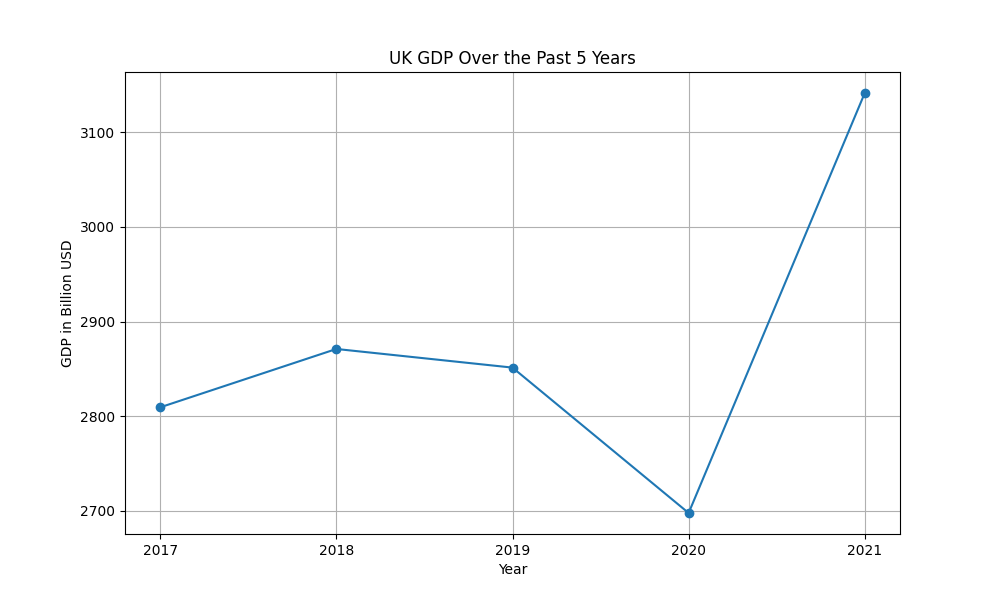

Source code (Python):
import matplotlib.pyplot as plt

years = ['2017', '2018', '2019', '2020', '2021']
gdp = [2809.47, 2871.09, 2851.41, 2697.81, 3141.51]

plt.figure(figsize=(10, 6))
plt.plot(years, gdp, marker='o')
plt.title('UK GDP Over the Past 5 Years')
plt.xlabel('Year')
plt.ylabel('GDP in Billion USD')
plt.grid(True)
plt.savefig('uk_gdp_chart.png')
plt.show()